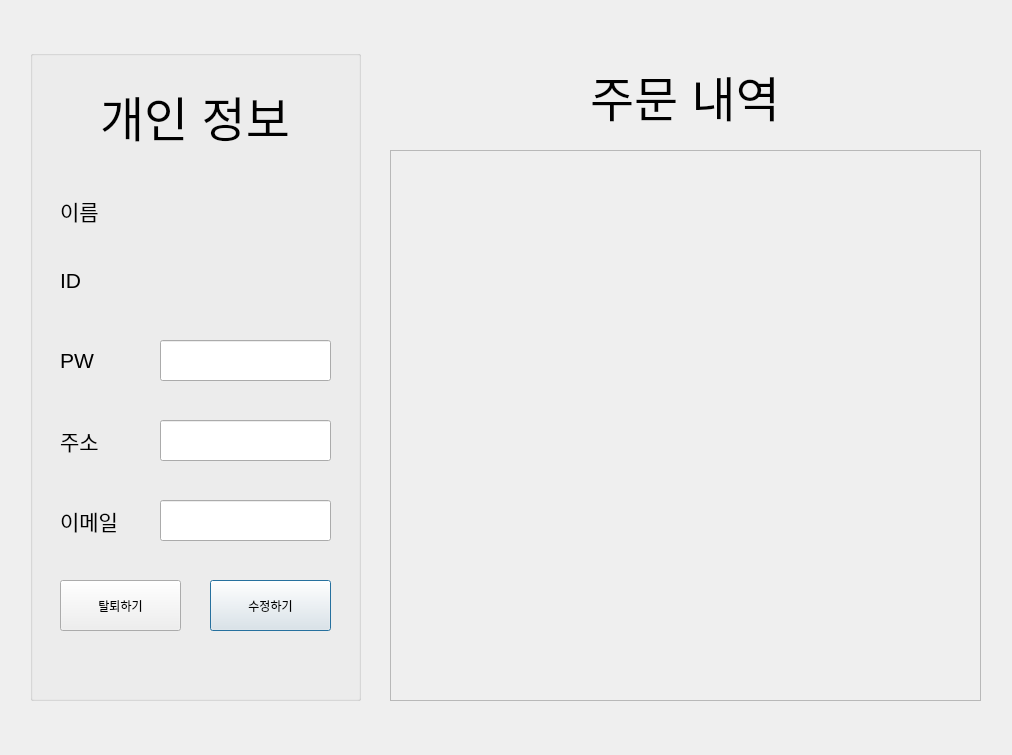
<?xml version="1.0" encoding="UTF-8"?>
<ui version="4.0">
 <class>Dialog</class>
 <widget class="QDialog" name="Dialog">
  <property name="geometry">
   <rect>
    <x>0</x>
    <y>0</y>
    <width>1012</width>
    <height>755</height>
   </rect>
  </property>
  <property name="windowTitle">
   <string>Dialog</string>
  </property>
  <widget class="QGroupBox" name="groupBox">
   <property name="geometry">
    <rect>
     <x>30</x>
     <y>50</y>
     <width>331</width>
     <height>651</height>
    </rect>
   </property>
   <property name="title">
    <string/>
   </property>
   <widget class="QLabel" name="label">
    <property name="geometry">
     <rect>
      <x>70</x>
      <y>30</y>
      <width>191</width>
      <height>71</height>
     </rect>
    </property>
    <property name="font">
     <font>
      <pointsize>36</pointsize>
     </font>
    </property>
    <property name="text">
     <string>개인 정보</string>
    </property>
   </widget>
   <widget class="QLabel" name="label_2">
    <property name="geometry">
     <rect>
      <x>30</x>
      <y>140</y>
      <width>51</width>
      <height>41</height>
     </rect>
    </property>
    <property name="font">
     <font>
      <pointsize>16</pointsize>
     </font>
    </property>
    <property name="text">
     <string>이름</string>
    </property>
   </widget>
   <widget class="QLabel" name="name">
    <property name="geometry">
     <rect>
      <x>130</x>
      <y>140</y>
      <width>151</width>
      <height>41</height>
     </rect>
    </property>
    <property name="font">
     <font>
      <pointsize>16</pointsize>
     </font>
    </property>
    <property name="text">
     <string/>
    </property>
   </widget>
   <widget class="QLabel" name="ID">
    <property name="geometry">
     <rect>
      <x>130</x>
      <y>210</y>
      <width>151</width>
      <height>41</height>
     </rect>
    </property>
    <property name="font">
     <font>
      <pointsize>16</pointsize>
     </font>
    </property>
    <property name="text">
     <string/>
    </property>
   </widget>
   <widget class="QLabel" name="label_5">
    <property name="geometry">
     <rect>
      <x>30</x>
      <y>210</y>
      <width>51</width>
      <height>41</height>
     </rect>
    </property>
    <property name="font">
     <font>
      <pointsize>16</pointsize>
     </font>
    </property>
    <property name="text">
     <string>ID</string>
    </property>
   </widget>
   <widget class="QLabel" name="label_6">
    <property name="geometry">
     <rect>
      <x>30</x>
      <y>290</y>
      <width>51</width>
      <height>41</height>
     </rect>
    </property>
    <property name="font">
     <font>
      <pointsize>16</pointsize>
     </font>
    </property>
    <property name="text">
     <string>PW</string>
    </property>
   </widget>
   <widget class="QLineEdit" name="PW">
    <property name="geometry">
     <rect>
      <x>130</x>
      <y>290</y>
      <width>171</width>
      <height>41</height>
     </rect>
    </property>
    <property name="font">
     <font>
      <pointsize>20</pointsize>
     </font>
    </property>
    <property name="text">
     <string/>
    </property>
   </widget>
   <widget class="QLineEdit" name="address">
    <property name="geometry">
     <rect>
      <x>130</x>
      <y>370</y>
      <width>171</width>
      <height>41</height>
     </rect>
    </property>
    <property name="font">
     <font>
      <pointsize>20</pointsize>
     </font>
    </property>
    <property name="text">
     <string/>
    </property>
   </widget>
   <widget class="QLabel" name="label_7">
    <property name="geometry">
     <rect>
      <x>30</x>
      <y>370</y>
      <width>51</width>
      <height>41</height>
     </rect>
    </property>
    <property name="font">
     <font>
      <pointsize>16</pointsize>
     </font>
    </property>
    <property name="text">
     <string>주소</string>
    </property>
   </widget>
   <widget class="QLabel" name="label_8">
    <property name="geometry">
     <rect>
      <x>30</x>
      <y>450</y>
      <width>61</width>
      <height>41</height>
     </rect>
    </property>
    <property name="font">
     <font>
      <pointsize>16</pointsize>
     </font>
    </property>
    <property name="text">
     <string>이메일</string>
    </property>
   </widget>
   <widget class="QLineEdit" name="email">
    <property name="geometry">
     <rect>
      <x>130</x>
      <y>450</y>
      <width>171</width>
      <height>41</height>
     </rect>
    </property>
    <property name="font">
     <font>
      <pointsize>20</pointsize>
     </font>
    </property>
    <property name="text">
     <string/>
    </property>
   </widget>
   <widget class="QPushButton" name="pushButton">
    <property name="geometry">
     <rect>
      <x>180</x>
      <y>530</y>
      <width>121</width>
      <height>51</height>
     </rect>
    </property>
    <property name="text">
     <string>수정하기</string>
    </property>
   </widget>
   <widget class="QPushButton" name="pushButton_2">
    <property name="geometry">
     <rect>
      <x>30</x>
      <y>530</y>
      <width>121</width>
      <height>51</height>
     </rect>
    </property>
    <property name="text">
     <string>탈퇴하기</string>
    </property>
   </widget>
  </widget>
  <widget class="QScrollArea" name="scrollArea">
   <property name="geometry">
    <rect>
     <x>390</x>
     <y>150</y>
     <width>591</width>
     <height>551</height>
    </rect>
   </property>
   <property name="widgetResizable">
    <bool>true</bool>
   </property>
   <widget class="QWidget" name="scrollAreaWidgetContents">
    <property name="geometry">
     <rect>
      <x>0</x>
      <y>0</y>
      <width>589</width>
      <height>549</height>
     </rect>
    </property>
   </widget>
  </widget>
  <widget class="QLabel" name="label_3">
   <property name="geometry">
    <rect>
     <x>590</x>
     <y>60</y>
     <width>191</width>
     <height>71</height>
    </rect>
   </property>
   <property name="font">
    <font>
     <pointsize>36</pointsize>
    </font>
   </property>
   <property name="text">
    <string>주문 내역</string>
   </property>
  </widget>
 </widget>
 <resources/>
 <connections/>
</ui>
